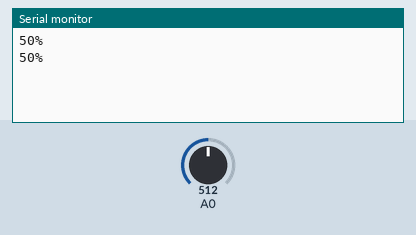
A sketch run on a simulated Arduino Uno, built with avr-gcc and run on an emulated ATmega328P. On the bench: the last lines printed to the serial monitor. Inputs (shaded band) come from the test bench; at power-on: A0 = 512.

Above: at 3.8 s.
3.9 s: A0 set to 716
At 6.6 s:
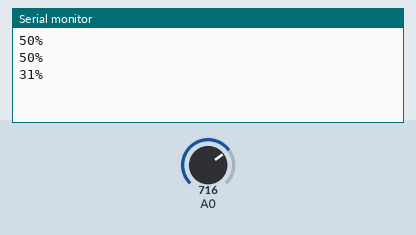
7.8 s: A0 set to 900
At 10.1 s:
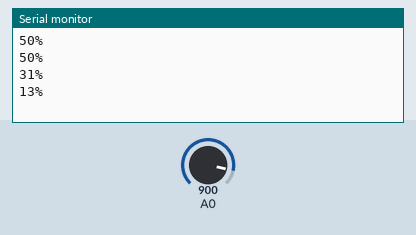
Timing chart, 0 to 11.6 s (numbered marks = the images above; inputs shaded):
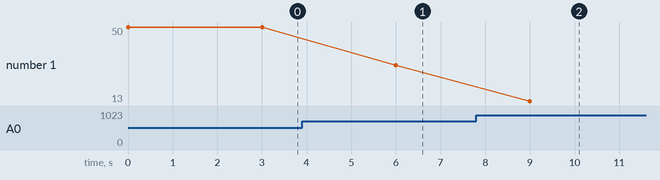

Measured:
- after the input at 3.9 s, the serial monitor: prints a new line after 2.1 s (image 1)
- after the input at 7.8 s, the serial monitor: prints a new line after 1.2 s (image 2)
- plotted number 1: 50 → 31 after the input at 3.9 s, 31 → 13 after the input at 7.8 s

The sketch:

q6_ARD1.ino
```cpp
//#include <SoftwareSerial.h>
//SoftwareSerial XBee(2, 3);


void setup() {
//  XBee.begin(9600);
  Serial.begin(9600);
  pinMode(A0, INPUT);
}

void loop() {
  int sensorVal = analogRead(A0);
  int percentageHumididy = map(sensorVal, 0, 1024, 100, 0);
  Serial.print(percentageHumididy);
  Serial.println("%");
  delay(3000);

}
```
